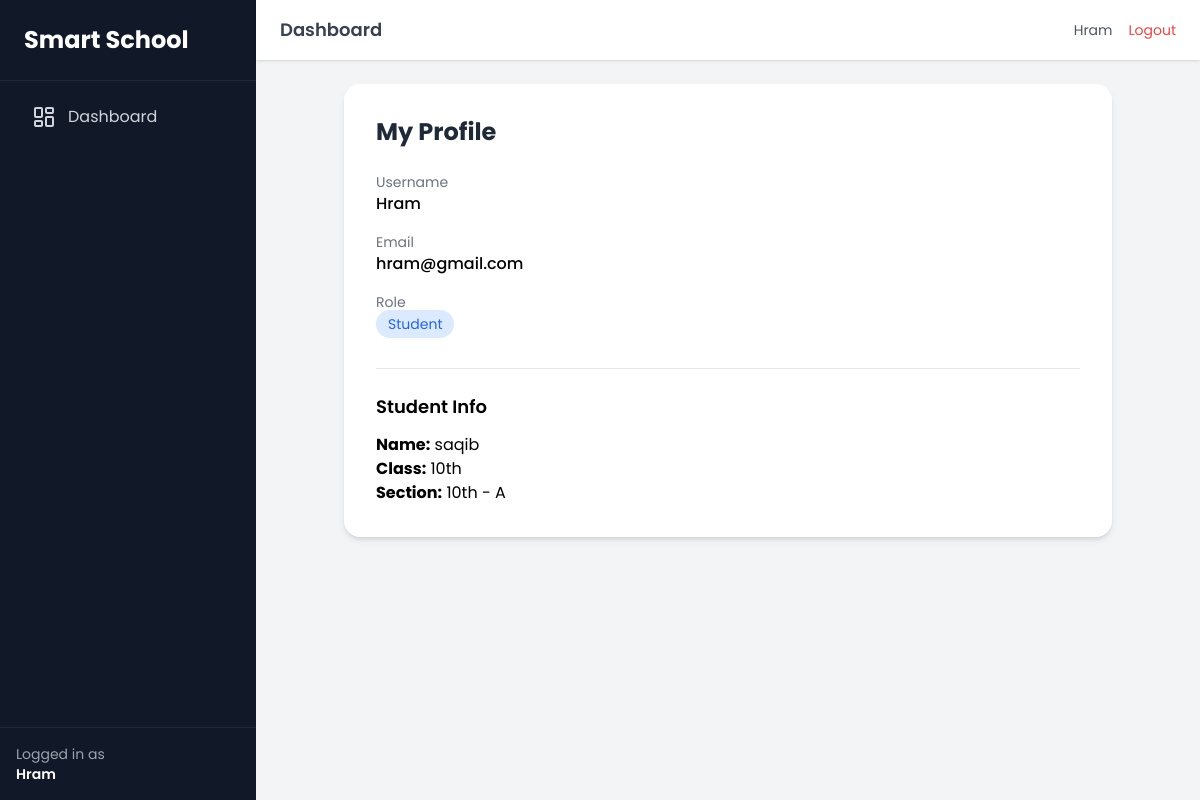
Screenshot of /profile/ (signed in) with the database file from the repository.
### students/models.py (models this page shows, shortened)
class Profile(models.Model):
    ROLE_CHOICES = (
        ('admin', 'Admin'),
        ('teacher', 'Teacher'),
        ('student', 'Student'),
    )
    user = models.OneToOneField(User, on_delete=models.CASCADE)
    role = models.CharField(max_length=20, choices=ROLE_CHOICES)
    student = models.OneToOneField('Student', on_delete=models.CASCADE, null=True, blank=True)
    teacher = models.OneToOneField('Teacher', on_delete=models.CASCADE, null=True, blank=True)

class Student(models.Model):
    user = models.OneToOneField(User, on_delete=models.CASCADE, null=True, blank=True)
    name = models.CharField(max_length=100)
    class_obj = models.ForeignKey(Class, on_delete=models.CASCADE)
    section = models.ForeignKey(Section, on_delete=models.CASCADE)

class Class(models.Model):
    name = models.CharField(max_length=50)
    def __str__(self):
        return self.name

class Section(models.Model):
    name = models.CharField(max_length=10)
    class_obj = models.ForeignKey(Class, on_delete=models.CASCADE)
    def __str__(self):
        return f"{self.class_obj} - {self.name}"

### students/views.py (the view)
# urls.py: path('profile/', views.profile_view, name='profile'),
@login_required
def profile_view(request):
    profile, _ = Profile.objects.get_or_create(
        user=request.user,
        defaults={'role': 'student'}
    )
    student = None
    teacher = None
    if profile.role == 'student':
        student = Student.objects.filter(user=request.user).first()
    elif profile.role == 'teacher':
        teacher = Teacher.objects.filter(user=request.user).first()
    context = {
        'profile': profile,
        'student': student,
        'teacher': teacher
    }
    return render(request, 'students/profile.html', context)

### templates/students/profile.html (shortened to what this page needs)
{% extends 'base.html' %}
{% block content %}
<div class="max-w-3xl mx-auto bg-white p-8 rounded-2xl shadow-md">
    <h2 class="text-2xl font-bold mb-6 text-gray-800">
        My Profile
    </h2>
    <div class="space-y-4">
        <div>
            <p class="text-sm text-gray-500">Username</p>
            <p class="font-medium">{{ request.user.username }}</p>
        </div>
        <div>
            <p class="text-sm text-gray-500">Email</p>
            <p class="font-medium">{{ request.user.email|default:"Not set" }}</p>
        </div>
        <div>
            <p class="text-sm text-gray-500">Role</p>
            <span class="px-3 py-1 rounded-full bg-blue-100 text-blue-600 text-sm">
                {{ profile.role|title }}
            </span>
        </div>
    </div>
    {% if student %}
    <div class="mt-8 border-t pt-6">
        <h3 class="font-semibold text-lg mb-3">Student Info</h3>
        <p><strong>Name:</strong> {{ student.name }}</p>
        <p><strong>Class:</strong> {{ student.class_obj }}</p>
        <p><strong>Section:</strong> {{ student.section }}</p>
    </div>
    {% endif %}
</div>
{% endblock %}

### templates/base.html (shortened to what this page needs)
<!DOCTYPE html>
<html lang="en">
<head>
    <script src="https://cdn.tailwindcss.com"></script>
</head>
<body class="bg-gray-100">
<div class="flex min-h-screen">
<aside class="w-64 bg-gray-900 text-gray-300 flex flex-col">
    <div class="p-6 text-2xl font-bold text-white border-b border-gray-800">
        Smart School
    </div>
    <nav class="flex-1 p-4 space-y-2">
        <a href="{% url 'students:dashboard' %}"
           class="flex items-center gap-3 px-4 py-2 rounded-lg hover:bg-gray-800 transition
           {% if request.path == '/' %} bg-gray-800 text-white {% endif %}">
            <i data-lucide="layout-dashboard"></i>
            Dashboard
        </a>
    </nav>
    <div class="p-4 border-t border-gray-800 text-sm text-gray-400">
        Logged in as <br>
        <span class="text-white font-semibold">
            {{ request.user.username }}
        </span>
    </div>
</aside>
    <div class="flex-1 flex flex-col">
        <header class="bg-white shadow px-6 py-4 flex justify-between items-center">
            <h1 class="text-lg font-semibold text-gray-700">
                Dashboard
            </h1>
            <div class="flex items-center space-x-4">
                <span class="text-gray-600 text-sm">
                    {{ request.user.username }}
                </span>
                <a href="{% url 'logout' %}"
                   class="text-red-500 hover:underline text-sm">
                    Logout
                </a>
            </div>
        </header>
        <main class="p-6">
            {% block content %}
            {% endblock %}
        </main>
    </div>
</div>
</body>
</html>

### templates/base.html (style rules this page uses)
body { font-family: 'Poppins', sans-serif; }

### rows the page displays
Profile: role "Student"
Student: name "saqib", class_obj "10th", section "10th - A"

### other values shown
{{ request.user.username }} "Hram"
{{ request.user.email|default:"Not set" }} "hram@gmail.com"
